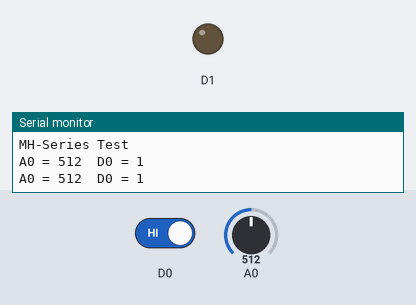
A sketch run on a simulated ESP8266 (NodeMCU). On the bench: output pins drawn as LEDs (lit = HIGH), the last lines printed to the serial monitor. Inputs (shaded band) come from the test bench; at power-on: D0 HIGH, A0 = 512. WiFi joins after 1.5 s; servers stay silent unless stated.

Above: at 3.0 s.
3.1 s: D0 driven LOW
At 4.8 s:
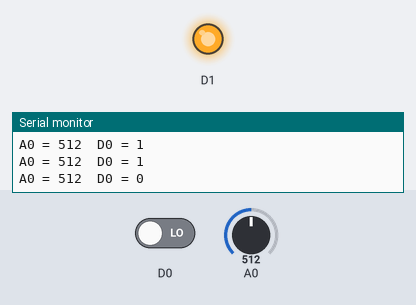
5.3 s: D0 driven HIGH
At 6.3 s:
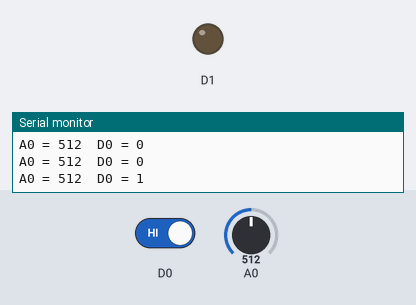
Timing chart, 0 to 8.3 s (numbered marks = the images above; inputs shaded):
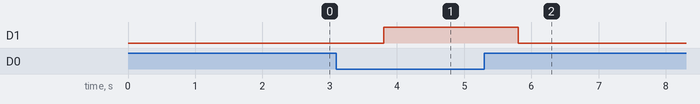

The sketch:

ESP8266_Moscow.ino
```cpp
// (licence header left out)
/* Comment this out to disable prints and save space */
#define BLYNK_PRINT Serial


#include <ESP8266WiFi.h>
#include <BlynkSimpleEsp8266.h>

// You should get Auth Token in the Blynk App.
// Go to the Project Settings (nut icon).
char auth[] = "x4suArnvLB64P1gkQCFYOBQPTXMgg4sT";

// Your WiFi credentials.
// Set password to "" for open networks.
char ssid[] = "Keenetic-2424";
char pass[] = "mQ38W2Jy";

void setup()
{
  // Debug console
  Serial.begin(9600);
  Serial.println("MH-Series Test");
  pinMode(A0, INPUT);
  pinMode(D0, INPUT);
  pinMode(D1, OUTPUT);
  Blynk.begin(auth, ssid, pass);
}

void loop()
{
  Blynk.run();
  Serial.print("A0 = " + String(analogRead(A0)));
  Serial.println("  D0 = " + String(digitalRead(D0)));
  if (digitalRead(D0) == LOW)
    digitalWrite(D1, HIGH);
  else
    digitalWrite(D1, LOW);
  delay(1000);
}
```

Measured:
- after the input at 3.1 s, D1: LOW → HIGH after 0.71 s
- after the input at 5.3 s, D1: HIGH → LOW after 0.51 s
